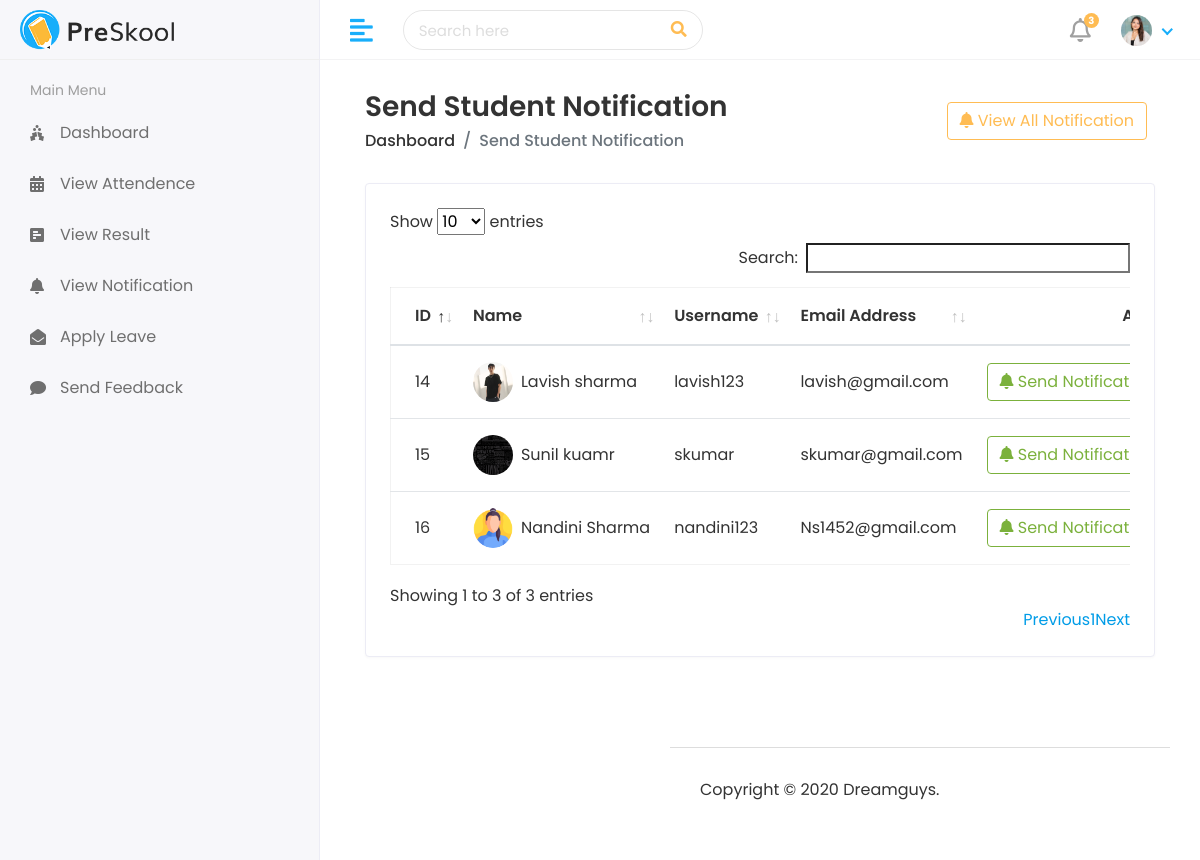
The page /Hod/Student/Send_Notification on the database its author committed.
### StudentApp/models.py (models this page shows, shortened)
class Student(models.Model):
    admin = models.OneToOneField(CustomUser, on_delete=models.CASCADE)
    address = models.TextField()
    gender = models.CharField(max_length=100 ,  )
    course = models.ForeignKey(Course , on_delete=models.CASCADE)
    session = models.ForeignKey(Session , on_delete=models.CASCADE)
    joining_at = models.DateField()
    Updated_at = models.DateField(auto_now_add=True)
    datebirth = models.DateField( null= True , blank= True)
    standard = models.PositiveIntegerField(null = True)
    mobilenumber = models.IntegerField(null= True)
    studentimage = models.ImageField(upload_to='media/profile_pic' , null=True)

class CustomUser(AbstractUser):
    user_type = models.CharField(choices=UserTypes , max_length=20 , default='Student' , null=True)
    username = models.CharField(max_length=44,null=True,unique=True)
    profile = models.ImageField(upload_to='media/profile_pic' , null=True , default='static/assets/img/profiles/avatar-01.jpg')

### StudentApp/HodViews.py (the view, shortened to what this page needs)
# urls.py: path('Hod/Student/Send_Notification' , HodViews.StudentSendNotifications , name='StudentSendNotifications'),
def StudentSendNotifications(request):
    StudentUsers = Student.objects.all()
    NewNoti = StudentNotification.objects.all()
    Context = {
        'Student':StudentUsers,
        'NewNoti':NewNoti,
    }
    return render(request , 'Student/StudentSendNotifications.html' , Context)

### templates/Student/StudentSendNotifications.html (shortened to what this page needs)
{% extends 'base.html' %}
{% block content %}
<div class="content container-fluid">
    <div class="page-header">
       <div class="row align-items-center">
          <div class="col">
             <h3 class="page-title">Send Student Notification</h3>
             <ul class="breadcrumb">
                <li class="breadcrumb-item"><a href="index.html">Dashboard</a></li>
                <li class="breadcrumb-item active">Send Student Notification</li>
             </ul>
          </div>
          <div class="col-auto text-right float-right ml-auto">
               <button type="button" class="btn btn-outline-primary mr-2" data-toggle="modal" data-target="#exampleModalCenter">
                  <i class="fas fa-bell"></i>   View All Notification
               </button>
          </div>
       </div>
    </div>
    <div class="row">
        <div class="col-sm-12">
           <div class="card card-table">
              <div class="card-body">
                 <div class="table-responsive">
                    <table  id="table_id" class="table table-hover table-center mb-0 ">
                       <thead>
                          <tr>
                             <th>ID</th>
                             <th>Name</th>
                             <th>Username</th>
                             <th>Email Address</th>
                             <th class="text-right">Action</th>
                          </tr>
                       </thead>
                       <tbody>
                         {% for i in Student %}
                          <tr>
                             <td>{{i.id}}</td>
                             <td>
                                <h2 class="table-avatar">
                                   <a href="Staff-details.html" class="avatar avatar-sm mr-2"><img class="avatar-img rounded-circle" src="{{i.admin.profile.url}}" alt="User Image"></a>
                                   <a href="Staff-details.html">{{i.admin.first_name | title}} {{i.admin.last_name}}</a>
                                </h2>
                             </td>
                             <td>{{i.admin.username}}</td>
                             <td>{{i.admin.email}}</td>
                             <td class="text-right">
                                 <button type="button" class="btn btn-outline-success mr-2" data-toggle="modal" data-target="#SendNotificationModal-{{forloop.counter}}">
                                    <i class="fas fa-bell"></i>   Send Notification
                                 </button>
                             </td>
                          </tr>
                         {% endfor %}
                       </tbody>
                    </table>
                 </div>
              </div>
           </div>
        </div>
     </div>
 </div>
{% endblock %}

### static/assets/css/style.css (style rules this page uses)
html { height: 100%; }
body { background-color: #fff; color: #333; font-family: 'Poppins', sans-serif; font-size: 1rem; height: 100%; line-height: 1.5; overflow-x: hidden; }
h1, h2, h3, h4, h5, h6 { font-family: 'Poppins', sans-serif; margin-top: 0; }
a { color: #009ce7; }
input, button, a { transition: all 0.4s ease; -moz-transition: all 0.4s ease; -o-transition: all 0.4s ease; -ms-transition: all 0.4s ease; -webkit-transition: all 0.4s ease; }
input, input:focus, button, button:focus { outline: none; }
ul, ol { padding: 0px; list-style: none; }
.table { color: #333; max-width: 100%; margin-bottom: 0; width: 100%; }
.table.dataTable { border-collapse: collapse !important; border: 1px solid rgba(0, 0, 0, 0.05); }
table.table td h2 { display: inline-block; font-size: inherit; font-weight: 400; margin: 0; padding: 0; vertical-align: middle; }
table.table td h2.table-avatar { align-items: center; display: inline-flex; font-size: inherit; font-weight: 400; margin: 0; padding: 0; vertical-align: middle; white-space: nowrap; }
table.table td h2 a { color: #333; }
.table thead tr th { font-weight: 600; }
.table tbody tr { border-bottom: 1px solid rgba(0, 0, 0, 0.05); }
.table.table-center td, .table.table-center th { vertical-align: middle; }
.card-table .card-body .table > thead > tr > th { border-top: 0; }
.card-table .card-body .table tr td:first-child, .card-table .card-body .table tr th:first-child { padding-left: 1.5rem; }
.card-table .card-body .table tr td:last-child, .card-table .card-body .table tr th:last-child { padding-right: 1.5rem; }
.card-table .table td, .card-table .table th { border-top: 1px solid #e2e5e8; padding: 1rem 0.75rem; white-space: nowrap; }
.btn-outline-primary { color: #FFBC53; border-color: #FFBC53; }
.btn-outline-success { color: #7bb13c; border-color: #7bb13c; }
.card { border: 1px solid #ececf5; box-shadow: 0 1px 3px 0 rgba(0, 0, 0, 0.03); margin-bottom: 1.875rem; }
.card-body { padding: 1.5rem; }
.avatar { position: relative; display: inline-block; width: 3rem; height: 3rem }
.avatar > img { width: 100%; height: 100%; -o-object-fit: cover; object-fit: cover; }
.avatar-sm { width: 2.5rem; height: 2.5rem; }
.page-header { margin-bottom: 1.875rem; }
.page-header .breadcrumb { background-color: transparent; color: #6c757d; font-size: 1rem; font-weight: 500; margin-bottom: 0; padding: 0; }
.page-header .breadcrumb a { color: #333; }
.page-title { font-size: 28px; font-weight: 600; color: #333; margin-bottom: 5px; }

### templates/base.html (style rules this page uses)
* { font-family: 'Poppins' , 'sans-serif'; }

### rows shown on the page
Student: id "14", admin.profile (picture), admin.first_name "Lavish", admin.last_name "sharma", admin.username "lavish123", admin.email "lavish@gmail.com"
Student: id "15", admin.profile (picture), admin.first_name "Sunil", admin.last_name "kuamr", admin.username "skumar", admin.email "skumar@gmail.com"
Student: id "16", admin.profile (picture), admin.first_name "Nandini", admin.last_name "Sharma", admin.username "nandini123", admin.email "Ns1452@gmail.com"
